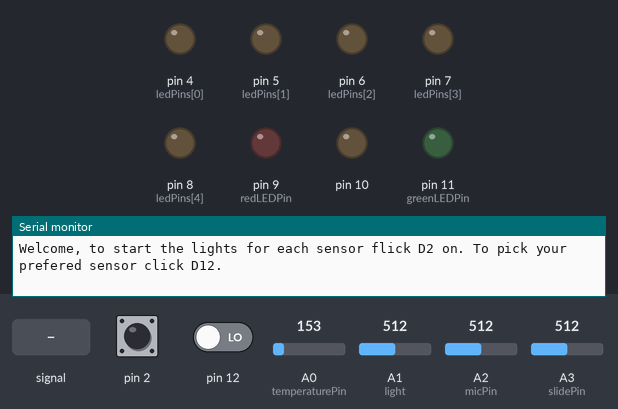
The sketch below on a simulated Arduino Uno, built with avr-gcc and run on an emulated ATmega328P. On the bench: output pins drawn as LEDs (lit = HIGH), the last lines printed to the serial monitor. Dashed ring = blinking. The test bench sets the inputs (shaded band); at power-on: pin 12 LOW, A1 (light) = 512, A0 (temperaturePin) = 153, A2 (micPin) = 512, pin 2 HIGH, A3 (slidePin) = 512.

Above: at 1.2 s.
1.3 s: pin 12 driven HIGH
At 1.71 s:
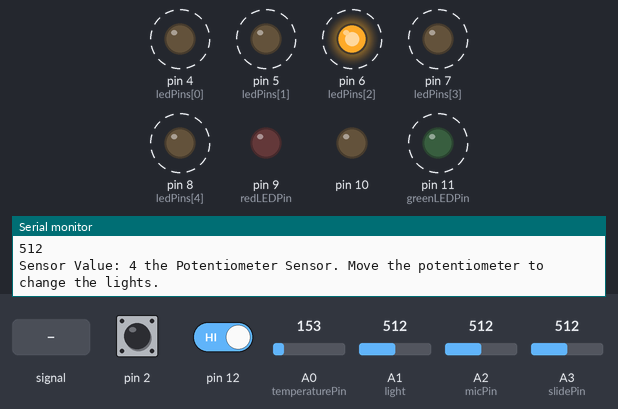
4.3 s: A1 (light) set to 266
7.3 s: A1 (light) set to 239
At 7.79 s:
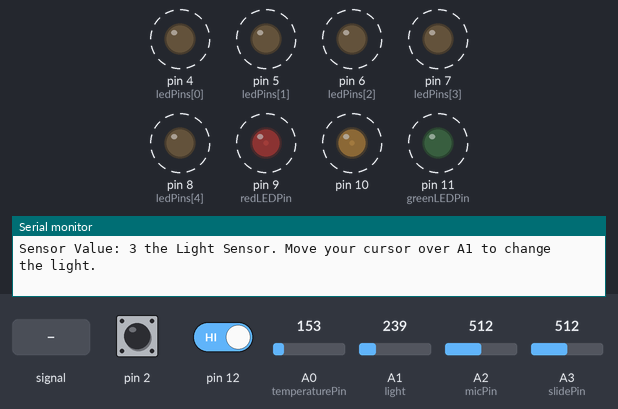
10.3 s: A2 (micPin) fed a 200 Hz sine of ±81 counts around its level
13.3 s: A0 (temperaturePin) set to 171
At 13.8 s:
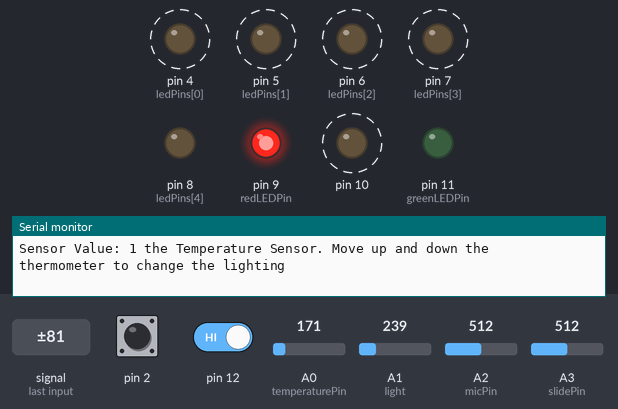
16.3 s: A2 (micPin) set to 398
At 20.22 s:
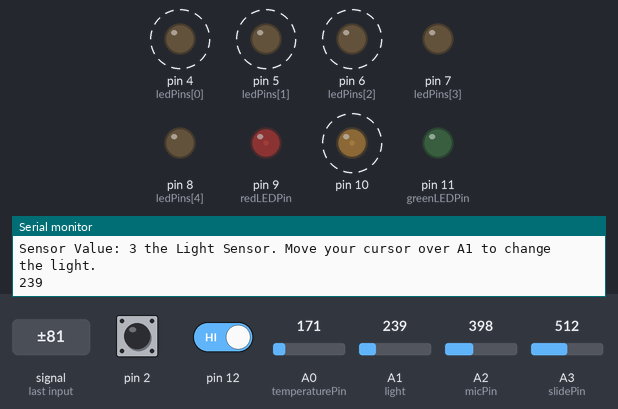
Timing chart, 0 to 20.3 s (numbered marks = the images above; inputs shaded):
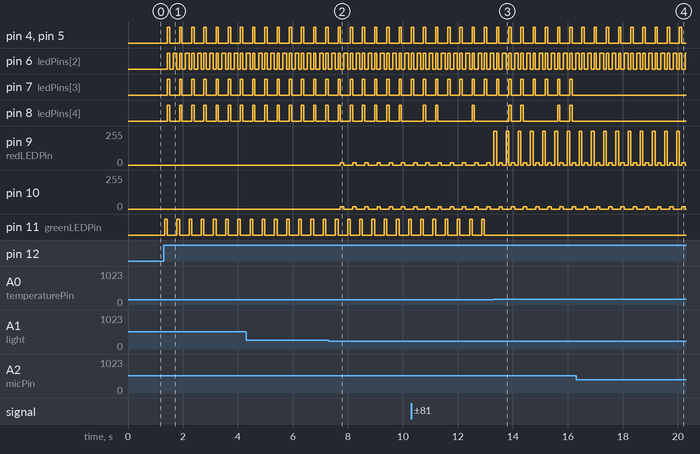

Measured:
- the behaviour switches between 255 and 254 on A1 (light) (found by bisection; images 1 and 2)
- the behaviour switches between 156 and 157 on A0 (temperaturePin) (found by bisection; images 2 and 3)
- after the input at 1.3 s, pin 4 (ledPins[0]), pin 5 (ledPins[1]), pin 7 (ledPins[3]), pin 8 (ledPins[4]): alternates HIGH for 0.08 s and LOW for 0.36 s, starting after 0.13 s; pin 6 (ledPins[2]): alternates HIGH for 0.08 s and LOW for 0.11 s, starting after 0.13 s; pin 11 (greenLEDPin): alternates HIGH for 0.10 s and LOW for 0.35 s, starting at once
- after the input at 7.3 s, pin 9 (redLEDPin), pin 10: alternates 16/255 for 0.12 s and 0/255 for 0.32 s, starting after 0.43 s
- after the input at 13.3 s, pin 11 (greenLEDPin): stops changing and stays LOW
- after the input at 16.3 s, pin 7 (ledPins[3]), pin 8 (ledPins[4]): stops changing and stays LOW

The sketch:

Arduino_Light_Project.ino
```cpp
const int slidePin = A3;
const int micPin = A2;
const float thermalAlert = 80.0;
const int temperaturePin = A0;
const int redLEDPin = 9;
const int greenLEDPin = 11;
const int ledPins[5] = {4, 5, 6, 7, 8};
const int nightlightBegin = 255;
int sensorValue;
int sensor = 0;
void setup()
{
    pinMode(slidePin, INPUT);
    pinMode(A3, INPUT);
    pinMode(A1, INPUT);
  pinMode(micPin, INPUT);
    pinMode(redLEDPin, OUTPUT);
  pinMode(greenLEDPin, OUTPUT);
    pinMode(12, INPUT);
    pinMode(2, INPUT);
    for (int i=4; i<12; i++)
  {
      pinMode(i, OUTPUT);
    }
    Serial.begin(9600);
    Serial.print("Welcome, to start the lights for each sensor flick D2 on. To pick your prefered sensor click D12.");
}

void loop()
{
    if ( digitalRead(2) == LOW)
    {
      for (int i=4; i<12; i++)    //This for loop is at the beginning of every sensor to turn off all other lights
      {
          digitalWrite(i, LOW);
        }
    }
    if (digitalRead(12) == HIGH)
    {
        sensor++;
    }
    if (sensor > 4)
    {
        sensor = 1;
    }
    if (sensor == 1)           // Temperature
    {
      Serial.print("Sensor Value: ");
      Serial.print(sensor);
        Serial.print(" the Temperature Sensor.");
        Serial.println(" Move up and down the thermometer to change the lighting");
        if ( digitalRead(2) == HIGH)
      {
          for (int i=4; i<12; i++)
      {
          digitalWrite(i, LOW);
        }

            long rawTemp = analogRead(temperaturePin);  //Changes the light from red to blue based on whether it is hot or cold
        float voltage = rawTemp * (5 / 1023.0);


    float celsius = (voltage - 0.5) * 100;


    float fahrenheit = (celsius * 9.0 / 5.0) + 32.0;


    if (fahrenheit >= thermalAlert)
      {
        digitalWrite(redLEDPin, HIGH);
        digitalWrite(greenLEDPin, LOW);
      }
    else
      {
        digitalWrite(redLEDPin, LOW);
        digitalWrite(greenLEDPin, HIGH);
      }
        }
    }
    if (sensor == 2)         // Microphone
    {
        Serial.print("Sensor Value: ");
      Serial.print(sensor);
        Serial.print(" the Mic Sensor.");
        Serial.println(" Move the potentiometer to change the sensitivity of the mic");
        if ( digitalRead(2) == HIGH)
  {
        for (int i=4; i<12; i++)
    {
        digitalWrite(i, LOW);
        }

        int maximum = analogRead(slidePin);
    int micReading = analogRead(micPin);


    for (int i=0; i<5; i++)   // depending on the potentiometer and mic readings it changes which lights are on
    {
      if (micReading > ((maximum / 5) * (i+1)))
      {
        digitalWrite(ledPins[i], HIGH);
      }
      else
      {
        digitalWrite(ledPins[i], LOW);
      }
        }
  }
    }
      if (sensor == 3)      // Light
    {
      Serial.print("Sensor Value: ");
      Serial.print(sensor);
        Serial.print(" the Light Sensor.");
    Serial.println(" Move your cursor over A1 to change the light.");
        if ( digitalRead(2) == HIGH)
  {
        for (int i=4; i<12; i++)
    {
        digitalWrite(i, LOW);
      }

    int lightValue = analogRead(A1);    //changes how bright the light is based on how bright the light is


    Serial.println(lightValue);


    if (lightValue <= nightlightBegin)
    {
      int brightness=255-lightValue;
      analogWrite(9, brightness);
      analogWrite(10, brightness);
    }
    else
    {
      analogWrite(9, LOW);
      analogWrite(10, LOW);
      }

    delay(100);

  }
      }
    if (sensor == 4)      // Potentiometer
    {
      Serial.print("Sensor Value: ");
      Serial.print(sensor);
        Serial.print(" the Potentiometer Sensor.");
    Serial.println(" Move the potentiometer to change the lights.");
        if ( digitalRead(2) == HIGH)
  {
        for (int i=4; i<12; i++)
    {
        digitalWrite(i, LOW);
      }
        sensorValue = analogRead(A3);
      if (sensorValue < 204)      //Depending on the value of the potentiometer it is going to change which lights are on
      {
          digitalWrite(4, HIGH);
        digitalWrite(5, LOW);
        digitalWrite(6, LOW);
          digitalWrite(7, LOW);
          digitalWrite(8, LOW);
      }

      if (sensorValue > 204 && sensorValue < 408)
      {
          digitalWrite(4, LOW);
          digitalWrite(5, HIGH);
          digitalWrite(6, LOW);
          digitalWrite(7, LOW);
          digitalWrite(8, LOW);
      }

      if (sensorValue > 408 && sensorValue < 612)
      {
          digitalWrite(4, LOW);
          digitalWrite(5, LOW);
          digitalWrite(6, HIGH);
          digitalWrite(7, LOW);
          digitalWrite(8, LOW);
      }

      if (sensorValue > 612 && sensorValue < 816)
      {
          digitalWrite(4, LOW);
          digitalWrite(5, LOW);
          digitalWrite(6, LOW);
          digitalWrite(7, HIGH);
          digitalWrite(8, LOW);
      }

      if (sensorValue > 816)
      {
          digitalWrite(4, LOW);
          digitalWrite(5, LOW);
          digitalWrite(6, LOW);
          digitalWrite(7, LOW);
          digitalWrite(8, HIGH);
      }
      delay(100);
    }

    }

}
```
